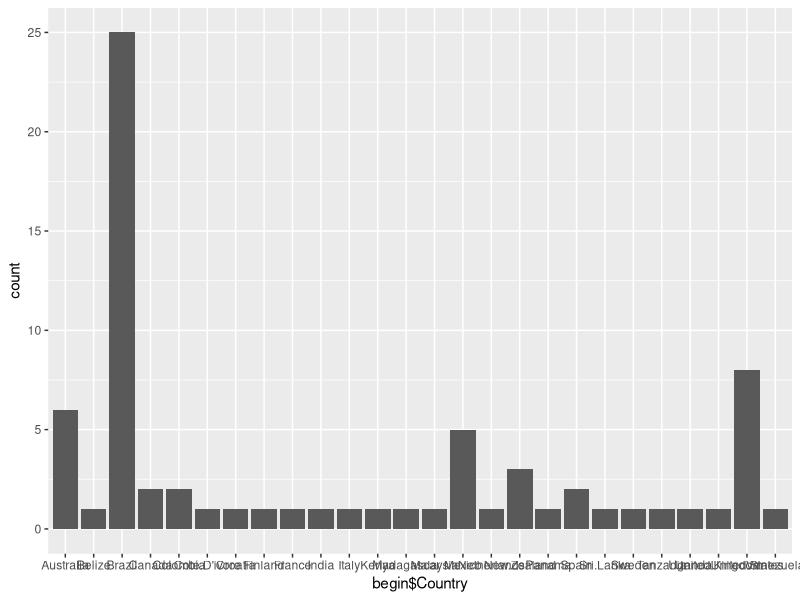

Write R code to recreate this figure. (Note: this script raises an error after producing the figure.)
#Qualitative data only

library(reshape2) #Version 0.8.7
library(ggplot2) #Version 2.2.1
library(forcats) #Version 0.2.0
library(dplyr) #Version 0.7.4
library(stringr) #Version 1.2.0
library(readr) #Version 1.1.1
library(gridExtra) #Version 2.3

mergedrefined7 <- read_csv("./Data/mergedrefined7.csv")

begin <- dcast(mergedrefined7, Article.ID ~ variable, fun=toString, value.var="data")
names(begin)[names(begin) == "focal area of research (ecophysiology, population ecology, community ecology ecosystem ecology, animal behavior)"] <- "focal.area.of.research"
cats <- read_csv("./Data/withbroad.csv")
begin <- cbind(begin,cats$broad)
names(begin)[names(begin) == "cats$broad"] <- "broad"
names(begin)[names(begin) == "accession number"] <- "accession.n"
names(begin)[names(begin) == "Article.ID"] <- "article.id"
names(begin)[c(9,10)] <- c("archive","arch.y.n")

#data cleaning ####
begin$Municipality[63] <- "Manaus"
begin[begin=="NA"] <- NA
begin[begin==""] <- NA
begin[begin=="SFRD"] <- "SRFD"
begin[begin=="AF"] <- "WS"
begin[begin=="TF"] <- "TP"
begin[begin=="GT"] <- NA
begin[begin=="IR"] <- "LIT"
begin[begin=="plant, plant"] <- "plant"
remove <- is.na(begin$focal.subject.of.research)
remove2 <- is.na(begin$layout)
begin$focal.subject.of.research[remove==TRUE] <- "plant"
begin$layout[remove2==TRUE] <- "fixed.point"
begin[begin=="transect"] <- "perpendicular"
begin$citations <- as.numeric(begin$citations)
begin$biome <- tolower(begin$biome)



#location data ####
length(unique(begin$Country))
sort(begin$Country)
a <- ggplot(data = begin, aes(begin$Country))
a + geom_bar()
length(begin[begin$Country=="Mexico"])
popular_countries <-  as.data.frame(sort(table(begin$Country), decreasing=T))
names(popular_countries)[1] <- "Countries"

popular_countries$noper <- gsub("\\."," ",popular_countries$Countries)
#export for python
write.csv(popular_countries,"./Outputs/popular_countries.csv",row.names = FALSE)



b <- ggplot(data = begin, aes(x = fct_infreq(Country))) +
  geom_bar(aes(fill=Country)) + scale_y_continuous(expand=c(0,0), limits=c(0,27))
b <- b + theme_classic() + theme(legend.position="none")
b <- b + theme(axis.text.x = element_text(angle=90, vjust=0, hjust=1))
b

popular.cities <- as.data.frame(head(sort(table(begin$Municipality), decreasing=T)))
popular.cities
#export mergedrefined7 to add simple latitude, first listed only
write.csv(begin,"./Data/mergedrefined8.csv",row.names=FALSE)
simplat <- mergedrefined8[,c(1,41)]



#variables data ####
g <- begin[,c("var.1","var.2","var.3","var.4","var.5","var.6","var.7")]


e <- g[,-c(1)] 
f <- as.data.frame(sort(table(unlist(e)), decreasing = T)) #sorts strings from different variables into correct bins, singular

k <- apply(g,1,sort, na.last=TRUE) #sorts groups of strings
k <- t(k)
j <- apply(format(k),1,paste, collapse=" ")
m <- as.data.frame(sort(table(unlist(k)),decreasing=T)) #new, correct version of f
l <- as.data.frame(sort(table(j), decreasing =T)) #unique combinations of variables


g$varcombine <- paste(g$var.1,g$var.2,g$var.3,g$var.4,g$var.5,g$var.6,g$var.7)
i <- g[str_detect(g$varcombine,"(?=.*AT)(?=.*RH)"),] #search by specific string type

#transect info ####
h <- begin$layout
transect.types = as.data.frame(sort(table(unlist(h)),decreasing = T))
transect.types

#habitat info ####
sorted.hab <- as.data.frame(sort(table(unlist(begin$biome)),decreasing=T))
biomes <- as.data.frame(sort(table(unlist(begin$broad)),decreasing=T))
biomes$percent <- round(((biomes$Freq/71)*100), digits = 0)
biomes$withdata <- c(24,14,1)
biomes$percentwith <- round(((biomes$withdata/39)*100),digits=0)

forbarplot <- biomes[,c(1,2,4)] %>% gather(key="type",value="number",Freq:withdata)
 
ggplot(forbarplot, x=Var1, y=number) + geom_col(aes(x=Var1,y=number,fill=type),position="identity") + scale_fill_manual(values=biopal,name="Abiotic Edge\nEffects",labels=c("Total","With data")) +
  labs(x="Biome type",y="Number of studies")

biopal <- c("#33ccff","#000099")



cited.biomes <- ggplot(begin, aes(x=broad, y=citations, fill=broad)) + geom_col() + theme_classic()
cited.biomes + scale_fill_manual(values=biopal) + theme(legend.position = "none")

###citations ####
#by biome
nrow(mergedrefined8[mergedrefined8$citations > 0,]) #63
cite.biome <- mergedrefined8 %>% group_by(broad) %>% summarize(sum(citations)) #all studies

length(unique(mergedrefined8$article.id[mergedrefined8$broad=="temperate"]))
length(unique(mergedrefined8$article.id[mergedrefined8$broad=="tropical"]))
length(unique(mergedrefined8$article.id[mergedrefined8$broad=="boreal"]))

#by country
cite.country <- mergedrefined8 %>% group_by(Country) %>% summarize(sum(citations))

studies.country <-  as.data.frame(sort(table(mergedrefined8$Country), decreasing=T))
names(studies.country) <- c("Country","No_Studies")

cite.country <- merge(cite.country,studies.country,by="Country")

attach(cite.country)
cite.country <- cite.country[order(-`sum(citations)`),]
detach(cite.country)

per.study <- cite.country %>% mutate(cite.per.study = round(`sum(citations)`/No_Studies))

ggplot(per.study,aes(x=No_Studies,y=cite.per.study)) +
  geom_text(aes(label=Country)) +
  coord_cartesian(xlim=c(-5,30)) +
  xlab("Number of Studies")+
  ylab("Citations/Number of Studies")+
  geom_text(data=per.study, aes(x=21,y=41,label="Brazil",color="red"))

portuspan <- c(7,11,12,53,58)
english <- mergedrefined8[!mergedrefined8$article.id %in% portuspan,]

english.cite <- english %>% group_by(Country) %>% summarize(sum(citations))
english.country <-  as.data.frame(sort(table(english$Country), decreasing=T))
#Without Portuguese, 864 citations for Brazil, 21 studies ** x=21,y=41


##years/time ####
hist(mergedrefined8$Year,breaks=10)
mergedrefined8$Year <- as.factor(mergedrefined8$Year)
years <- mergedrefined8 %>% count(Year)

ggplot(mergedrefined8, aes(x=Year)) + geom_histogram(color="black",fill="thistle4",stat="count")+ theme_bw()+
  theme(axis.text.x  = element_text(angle=90, vjust=0.5))+
  ylim(0,13)+
  xlab("Year")+ylab("Frequency") + ggtitle("Studies per year")


mergedrefined8$end.date <- as.Date(mergedrefined8$end.date, format = "%m/%d/%Y")
mergedrefined8$end.date.1 <- as.Date(mergedrefined8$end.date.1, format = "%m/%d/%Y")
mergedrefined8$end.date.2 <- as.Date(mergedrefined8$end.date.2, format = "%m/%d/%Y")
mergedrefined8$start.date <- as.Date(mergedrefined8$start.date, format = "%m/%d/%Y")
mergedrefined8$start.date.1 <- as.Date(mergedrefined8$start.date.1, format = "%m/%d/%Y")
mergedrefined8$start.date.2 <- as.Date(mergedrefined8$start.date.2, format = "%m/%d/%Y")

dates <- mergedrefined8[,c(1,17,18,19,71,72,73)]
dates$days <- ifelse(!is.na(dates$start.date), dates$end.date - dates$start.date, 
                     ifelse(!is.na(dates$start.date.1), (dates$end.date.1 - dates$start.date.1)+(dates$end.date.2 - dates$start.date.2),NA))
dates$days[13] <- 12 #fix entry issue where end.date and start.date were swapped

hist(dates$days)
hist(dates$days,breaks=60,xlim=c(0,100))
hist(dates$days, breaks=120,xlim=c(0,30))

dates$year <- ifelse(!is.na(dates$end.date), substring(dates$end.date,1,4), 
                     substring(dates$end.date.2,1,4))
dates$year <- as.integer(dates$year)
hist(dates$year)

ggplot(dates, aes(x=days)) + geom_histogram(binwidth=20,color="black",fill="thistle4")+ theme_bw()+
  geom_vline(aes(xintercept=mean(days,na.rm=TRUE)), color="blue",linetype="dashed",size=1)+
  geom_vline(aes(xintercept=median(days,na.rm=TRUE)),color="orange",linetype="solid",size=1)+
  xlab("# days of measurements")+ylab("Frequency") + ggtitle("Histogram of sampling duration")


##archives? ####
count(mergedrefined8[mergedrefined8$arch.y.n == "Y",1]) #2 of 71

##journal ####
journals <- as.data.frame(sort(table(mergedrefined8$Journal),decreasing=T)) #most common = FEM 6, BC 5

##area, subject of research ####
areas <- as.data.frame(sort(table(mergedrefined8$focal.area.of.research),decreasing=T))
subjects <- as.data.frame(sort(table(mergedrefined8$focal.subject.of.research),decreasing=T))


##replicates ####
hist(mergedrefined8$replicates.habitat.1,breaks=10)
hist(mergedrefined8$replicates.habitat.2)
sort(table(mergedrefined8$replicates.habitat.1),decreasing=T) # 22 of 71 had only one replicate of first habitat
sort(table(mergedrefined8$replicates.habitat.2),decreasing=T)
sort(table(mergedrefined8$replicates.habitat.3),decreasing=T)
sort(table(mergedrefined8$replicates.habitat.4),decreasing=T)

replicates <- mergedrefined8[,c(1,55,56,57,58,59)]
replicates$article.id <- as.factor(replicates$article.id)
replicates$replicates.habitat.1 <- as.factor(replicates$replicates.habitat.1)
replicates$replicates.habitat.2 <- as.factor(replicates$replicates.habitat.2)
replicates$replicates.habitat.3 <- as.factor(replicates$replicates.habitat.3)
replicates$replicates.habitat.4 <- as.factor(replicates$replicates.habitat.4)
replicates$replicates.habitat.5 <- as.factor(replicates$replicates.habitat.5)
reps <- replicates %>% count(replicates.habitat.1)

#instruments ####
sort(table(mergedrefined8$equip.var.1),decreasing=T)
sort(table(mergedrefined8$equip.var.2),decreasing=T)
sort(table(mergedrefined8$equip.var.3),decreasing=T)
sort(table(mergedrefined8$equip.var.4),decreasing=T)
sort(table(mergedrefined8$equip.var.5),decreasing=T)
sort(table(mergedrefined8$equip.var.6),decreasing=T)
sort(table(mergedrefined8$equip.var.7),decreasing=T)

#how were edges and interiors determined? ####
cited_info <- read_csv("./Data/cited_info2.csv")

sort(table(cited_info$cited.dist), decreasing=T)
length(unique(cited_info$article.id)) #21
studies <- unique(cited_info$article.id)

cited_interiors <- cited_info[cited_info$dist.type=="interior",]

cited_intdist <- subset(cited_interiors, subset=!duplicated(cited_interiors[c("article.id")]),
                        select=c("article.id","cited.dist","dist.type"))
cited_distances <- as.data.frame(table(sort(unlist(cited_intdist$cited.dist))))


cited_papers <- as.data.frame(table(sort(unlist(cited_interiors$cited.author),decreasing=TRUE)))

